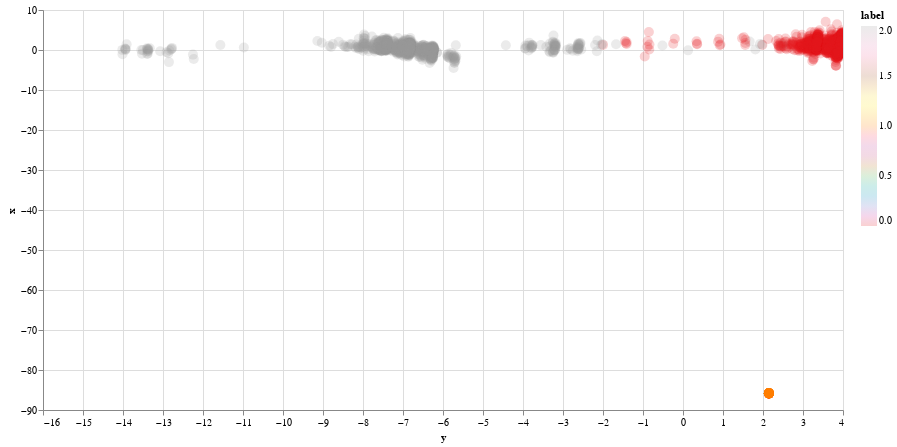

The cell this chart's notebook holds for it:
### Code cell
alt.Chart(data.sample(5000)).mark_circle(size=100,opacity=0.2).encode(
    x='y',
    y='x',
    color=alt.Color('label').scale(scheme="set1"),
    tooltip=['Global_active_power', 'Global_reactive_power', 'Voltage',
             'Global_intensity', 'Sub_metering_1', 'Sub_metering_2', 'Sub_metering_3']
).properties(
    width=800,
    height=400
).interactive()

### Figure 1 — Vega-Lite specification as saved in the notebook (floating-point values rounded to 4 significant figures; data arrays with more than 128 entries replaced by an {"elided": "..."} marker saying what was removed)
{"config": {"view": {"continuousWidth": 300, "continuousHeight": 300}}, "data": {"name": "data-d596dbdc79153b462b9dc9f3f8a9fadf"}, "mark": {"type": "circle", "opacity": 0.2, "size": 100}, "encoding": {"color": {"field": "label", "scale": {"scheme": "set1"}, "type": "quantitative"}, "tooltip": [{"field": "Global_active_power", "type": "quantitative"}, {"field": "Global_reactive_power", "type": "quantitative"}, {"field": "Voltage", "type": "quantitative"}, {"field": "Global_intensity", "type": "quantitative"}, {"field": "Sub_metering_1", "type": "quantitative"}, {"field": "Sub_metering_2", "type": "quantitative"}, {"field": "Sub_metering_3", "type": "quantitative"}], "x": {"field": "y", "type": "quantitative"}, "y": {"field": "x", "type": "quantitative"}}, "height": 400, "params": [{"name": "param_1", "select": {"type": "interval", "encodings": ["x", "y"]}, "bind": "scales"}], "width": 800, "$schema": "https://vega.github.io/schema/vega-lite/v5.14.1.json", "datasets": {"data-d596dbdc79153b462b9dc9f3f8a9fadf": {"elided": "5000 records"}}}
